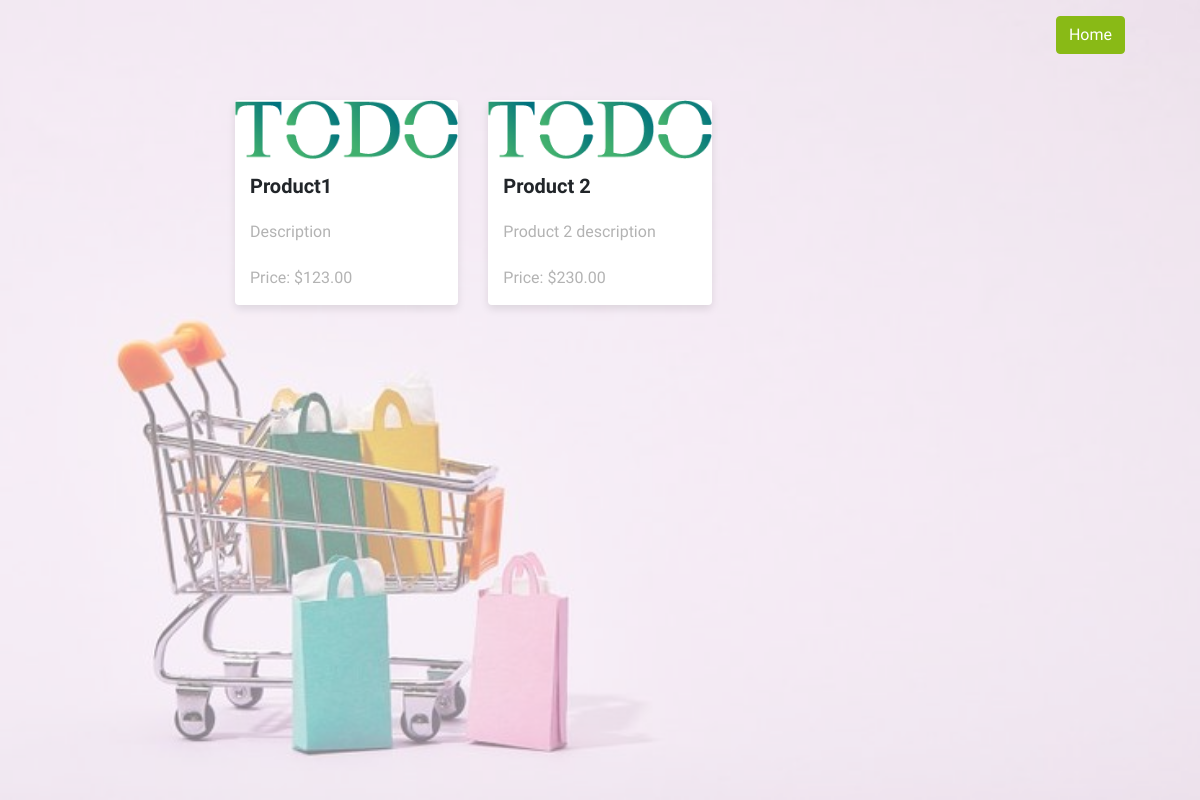
The app's page /customer/products/ with its own data.
### shop/models.py (models this page shows, shortened)
class Product(models.Model):
    slug              = models.SlugField(('Slug'), max_length=100, editable=False, null=True, blank=True)
    name              = models.CharField(max_length=255)
    description       = models.TextField()
    price             = models.DecimalField(max_digits=10, decimal_places=2)
    stock             = models.PositiveIntegerField()
    image             = models.FileField(('Product Image'), null=True, blank=True, upload_to=product_image, default=product_default_image)
    average_rating    = models.FloatField(default=0.0)

### customer/views.py (the view)
# urls.py: path('products/', ProductListView.as_view(), name='product_list'),
class ProductListView(View):
    def get(self, request):
        products = Product.objects.all()
        return render(request, 'customer/product_list.html', {'products': products})

### customer/templates/customer/product_list.html (shortened to what this page needs)
{% load static %}
<!doctype html>
<html lang="en">
<head>
    <link rel="stylesheet" href="{% static 'fonts/icomoon/style.css' %}">
    <link rel="stylesheet" href="{% static 'css/owl.carousel.min.css' %}">
    <link rel="stylesheet" href="{% static 'css/bootstrap.min.css' %}">
    <link rel="stylesheet" href="{% static 'css/style.css' %}">
</head>
<body>
    <div class="hero"></div>
    <header class="site-navbar mt-3">
        <div class="right-cta-menu text-right d-flex align-items-center col-6">
            <div class="ml-auto">
                <a href="{% url 'shop:index' %}" class="btn btn-primary border-width-2 d-none d-lg-inline-block">Home</a>
            </div>
        </div>
    </header>
    <div class="container">
        <div class="row justify-content-center" style="padding-top:100px">
            <div class="col-md-8">
                <div class="row">
                    {% for product in products %}
                        <div class="col-lg-4 col-md-6 mb-4">
                            <div class="card">
                                {% if product.image %}
                                    <img src="{{ product.image.url }}" class="card-img-top" alt="{{ product.name }}">
                                {% else %}
                                    <img src="{% static 'images/default_product_image.jpg' %}" class="card-img-top" alt="Default Image">
                                {% endif %}
                                <div class="card-body">
                                    <h5 class="card-title">{{ product.name }}</h5>
                                    <p class="card-text">{{ product.description }}</p>
                                    <p class="card-text">Price: ${{ product.price }}</p>
                        </div>
                            </div>
                        </div>
                    {% endfor %}
                </div>
            </div>
        </div>
    </div>
</body>
</html>

### static/css/style.css (style rules this page uses)
body { font-family: "Quicksand", -apple-system, BlinkMacSystemFont, "Segoe UI", Roboto, "Helvetica Neue", Arial, "Noto Sans", sans-serif, "Apple Color Emoji", "Segoe UI Emoji", "Segoe UI Symbol", "Noto Color Emoji"; background-color: #fff; height: 200vh; position: relative; }
body:before { content: ""; position: absolute; top: 0; left: 0; right: 0; bottom: 0; background: rgba(0, 0, 0, 0.5); -webkit-transition: .3s all ease; -o-transition: .3s all ease; transition: .3s all ease; opacity: 0; visibility: hidden; z-index: 1; }
p { color: #b3b3b3; font-weight: 300; }
h1, h2, h3, h4, h5, h6, .h1, .h2, .h3, .h4, .h5, .h6 { font-family: "Quicksand", -apple-system, BlinkMacSystemFont, "Segoe UI", Roboto, "Helvetica Neue", Arial, "Noto Sans", sans-serif, "Apple Color Emoji", "Segoe UI Emoji", "Segoe UI Symbol", "Noto Color Emoji"; }
a { -webkit-transition: .3s all ease; -o-transition: .3s all ease; transition: .3s all ease; }
a, a:hover { text-decoration: none !important; }
.hero { height: 100vh; width: 100%; background-size: cover; background-position: center center; background-repeat: no-repeat; }
.site-navbar { margin-bottom: 0px; z-index: 1999; position: absolute; width: 100%; top: 2rem; }
.site-navbar .site-burger-menu, .site-navbar .right-cta-menu { position: absolute; right: 5%; }
.btn:after, .btn:before { display: none; }
.btn.btn-primary { color: #fff; background: #89ba16; border-color: #89ba16; }

### records on screen
Product: image (picture), name "Product1", description "Description", price "123.00"
Product: image (picture), name "Product 2", description "Product 2 description", price "230.00"
